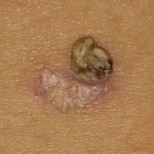
#> input picture final/PAT_414_822_420.png, 154 x 154 px, shrunk from 477 x 477 before the run, found by its file name
$ jupyter execute --allow-errors APN.ipynb
#> lines starting #> are read from the running program, lines starting #| are printed output that depends on the picture; after the words box and inside, x2 and y2 are one past the last pixel; in counts of white or black regions, pixels touching at a corner belong together; long printed decimals are rounded
[cell 1]
import matplotlib as mpl
import matplotlib.pyplot as plt
from sklearn.cluster import KMeans
import skimage
import numpy as np
from PIL import Image
from skimage import io

[cell 2]
rgb_img = plt.imread("pictures\PAT_414_822_420.png")[:,:,:3]
mask = plt.imread("groupR_masks\PAT_414_822_420_mask.png")
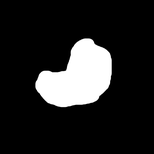
#> input picture mask_75_100_r4/PAT_414_822_420_mask.png, 154 x 154 px, shrunk from 477 x 477 before the run, found by its file name
#> mask is the input picture: shape (154, 154) float32; min 0, max 1, mean 0.141
f, axarr = plt.subplots(1,2)
axarr[0].imshow(rgb_img)
axarr[1].imshow(mask)
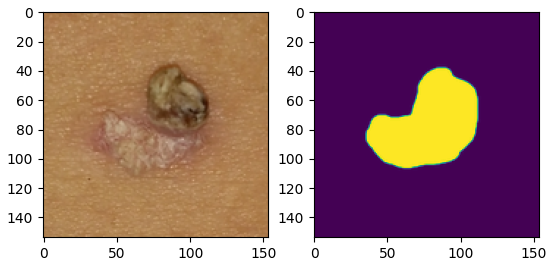
#> figure drawn by matplotlib, 2 panels

#> (a cell that did not finish here is left out)

[cell 4]
lesion_coords = np.where(mask != 0)
#> lesion_coords = 3745 positions, rows 36 to 109, columns 33 to 113
min_x = min(lesion_coords[0])
#> min_x = 36
max_x = max(lesion_coords[0])
#> max_x = 109
min_y = min(lesion_coords[1])
#> min_y = 33
max_y = max(lesion_coords[1])
#> max_y = 113
cropped_lesion = rgb_img[min_x:max_x,min_y:max_y]
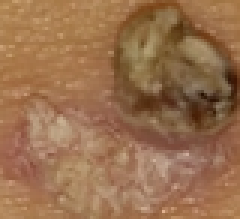
#> cropped_lesion: shape (73, 80, 3) float32 (shown 3 times larger); mean R, G, B 0.6, 0.438, 0.306
cropped_lesion_mask=mask[min_x:max_x,min_y:max_y]
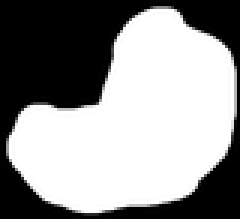
#> cropped_lesion_mask: shape (73, 80) float32 (shown 3 times larger); min 0, max 1, mean 0.574
image_shape=cropped_lesion.shape[:2]
#> image_shape = (73, 80)
plt.imshow(cropped_lesion)

[cell 5]
reshape=cropped_lesion.reshape(-1,3)
reshape.shape
#> Out = (5840, 3)

[cell 6]
k_clust=KMeans(n_clusters=2)
k_clust.fit(reshape)
segmentation_labels=k_clust.labels_

[cell 7]
seg_img=k_clust.cluster_centers_[segmentation_labels]
my_result=seg_img.reshape(cropped_lesion.shape)
#plt.imshow(my_result)
plt.imshow(my_result)
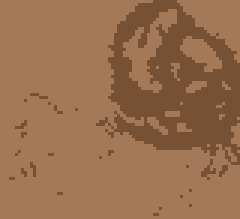
#> shown: shape (73, 80, 3) float32 (shown 3 times larger); mean R, G, B 0.599, 0.438, 0.306

[cell 8]
centroids = k_clust.cluster_centers_
#print(centroids[0])
for i in centroids:
    print(i*255)

[cell 9]
def is_darker(color1, color2):
    # Convert colors to grayscale
    gray1 = 0.299 * color1[0] + 0.587 * color1[1] + 0.114 * color1[2]
    gray2 = 0.299 * color2[0] + 0.587 * color2[1] + 0.114 * color2[2]

    # Compare grayscale values
    return gray1 < gray2

if is_darker(tuple(centroids[0]), tuple(centroids[1])):
    print("Color 1 is darker.", tuple(centroids[0]*255))
else:
    print("Color 2 is darker.",tuple(centroids[1]*255))

[cell 10]
label_image = segmentation_labels.reshape(cropped_lesion_mask.shape[:2])
plt.imshow(label_image==0)
cluster_image_1 = np.zeros_like(cropped_lesion_mask)
cluster_image_2 = np.zeros_like(cropped_lesion_mask)
#cl1= cropped_lesion[label_image==0]
cluster_image_1[label_image == 0] = cropped_lesion_mask[label_image == 0]
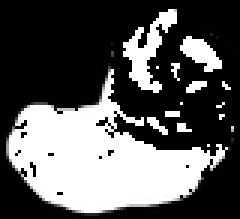
#> cluster_image_1: shape (73, 80) float32 (shown 3 times larger); min 0, max 1, mean 0.352
cluster_image_2[label_image == 1] = cropped_lesion_mask[label_image == 1]
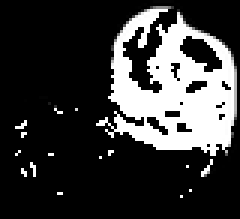
#> cluster_image_2: shape (73, 80) float32 (shown 3 times larger); min 0, max 1, mean 0.222
#cl2 = cropped_lesion[label_image == 1]

f, axarr = plt.subplots(1,2)
axarr[0].imshow(cluster_image_1)
axarr[1].imshow(cluster_image_2)
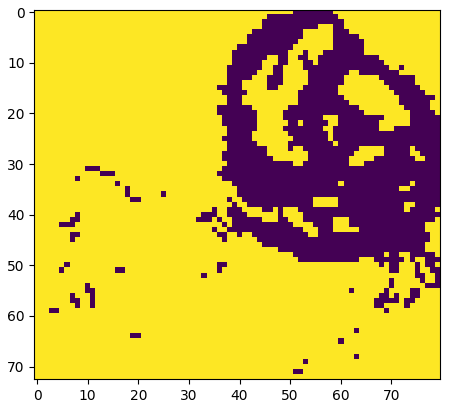
#> figure drawn by matplotlib, 1 panel

[cell 11]
from skimage import morphology


# Use this "brush" to erode the image - eat away at the borders
cl1_dilated=np.zeros_like(cropped_lesion_mask)
dilate = morphology.binary_dilation(cluster_image_2, out=cl1_dilated, mode='min')
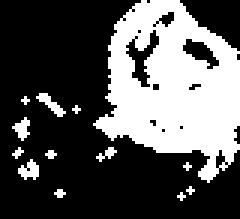
#> dilate: shape (73, 80) float32 (shown 3 times larger); values 0 (black) and 1 (white), 33.3% white; 13 white regions (9 under 20 px), largest, box (x1, y1, x2, y2) and area: (31, 0, 80, 61) 1792, (12, 31, 22, 39) 30, (6, 53, 13, 60) 30, (4, 39, 10, 47) 26

f, axarr = plt.subplots(1,2)
axarr[0].imshow(cluster_image_1)
axarr[1].imshow(cl1_dilated)

print(np.sum(cluster_image_2))
#| 1298.9883
print(np.sum(cl1_dilated))
#| 1942.0

[cell 12]
overlapping_area = np.sum(cropped_lesion_mask * cluster_image_2)
#> overlapping_area = 1281.2
nonoverlapping_area = np.sum(cropped_lesion_mask)-np.sum(cluster_image_2)
#> nonoverlapping_area = 2054.3
score =  overlapping_area/nonoverlapping_area
#> score = 0.624
print(score)
#| 0.6237
